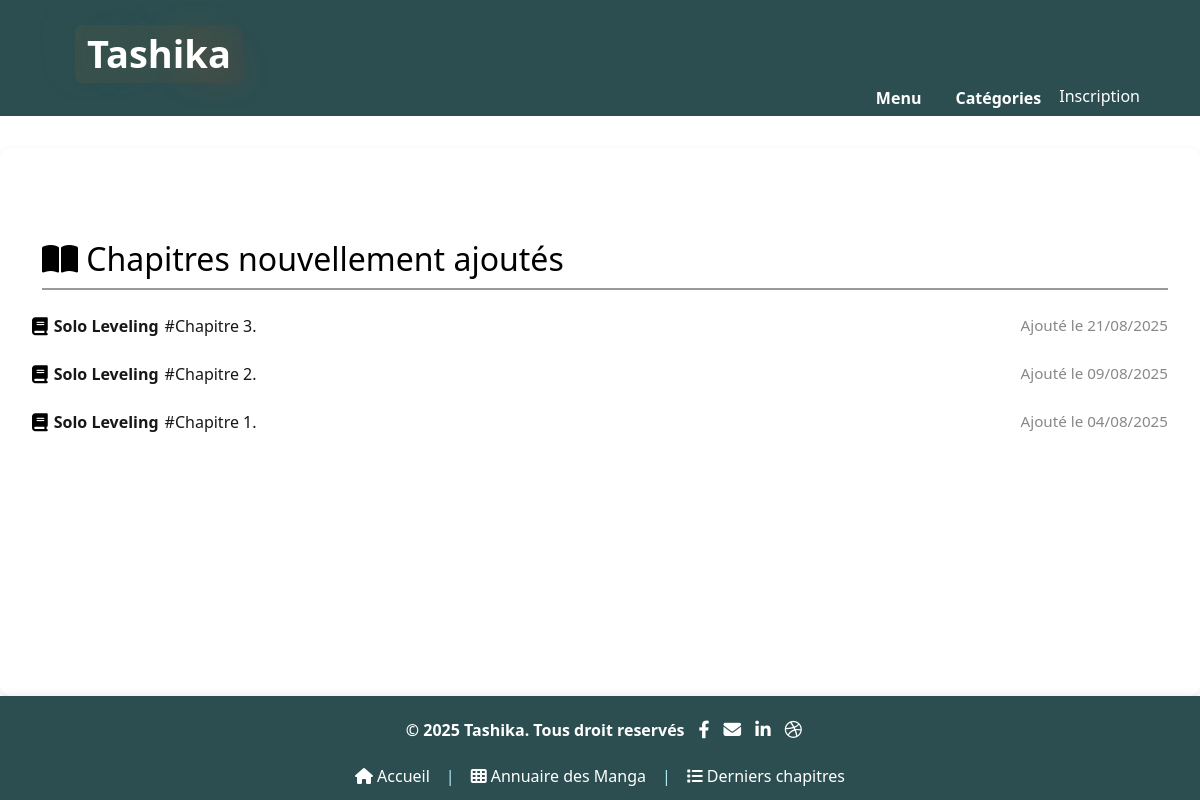
The app's page /derniers-chapitres with its own data.
### models.py (models this page shows)
class Manga(db.Model):
    id = db.Column(db.Integer, primary_key=True)
    name = db.Column(db.String(120), unique=True, nullable=False)
    author = db.Column(db.String(120))
    year = db.Column(db.String(4))
    category = db.Column(db.String(64))
    syllabus = db.Column(db.Text)
    cover_filename = db.Column(db.String(256))
    date_added = db.Column(db.Integer, default=lambda: int(time.time()))
    is_hot = db.Column(db.Boolean, default=False)
    is_new = db.Column(db.Boolean, default=False)
    is_top = db.Column(db.Boolean, default=False)
    views = db.Column(db.Integer, default=0)
    status = db.Column(db.String(20), default="En cours")
    chapters = db.relationship('Chapter', backref='manga', lazy=True)
    ratings = db.relationship('Rating', backref='manga', lazy=True)
    comments = db.relationship('Comment', backref='manga', lazy=True)
    favorites = db.relationship('Favorite', backref='manga', lazy=True)
    histories = db.relationship('ReadingHistory', lazy=True)

class Chapter(db.Model):
    id = db.Column(db.Integer, primary_key=True)
    manga_id = db.Column(db.Integer, db.ForeignKey('manga.id'), nullable=False)
    name = db.Column(db.String(128), nullable=False)
    date_added = db.Column(db.Integer)  # timestamp

### app.py (the view)
@app.route('/derniers-chapitres')
def derniers_chapitres():
    source = get_source()
    if source == "db":
        chapters_db = Chapter.query.order_by(Chapter.date_added.desc()).limit(8).all()
        recent_chapters = []
        manga_ids = [chap.manga_id for chap in chapters_db]
        mangas_dict = {m.id: m for m in Manga.query.filter(Manga.id.in_(manga_ids)).all()}
        for chap in chapters_db:
            manga = mangas_dict.get(chap.manga_id)
            recent_chapters.append({
                "manga_name": manga.name if manga else "",
                "chapter_folder": chap.name,
                "date_added": chap.date_added,
                "cover": get_cover_url(manga.name) if manga else url_for('static', filename='default-cover.jpg'),
                "chapter_title": chap.name,
                "is_hot": hasattr(manga, "nb_lectures_recent") and manga.nb_lectures_recent > 100,
                "is_new": (datetime.utcnow() - datetime.fromtimestamp(chap.date_added)).days < 7 if chap.date_added else False
            })
    else:
        recent_chapters = get_recent_chapters()
    return render_template('derniers_chapitres.html', recent_chapters=recent_chapters)

### app.py (called while the page is built, shortened)
def get_cover_url(manga_name):
    for ext in [".webp", ".jpg", ".jpeg", ".png"]:
        possible_path = os.path.join(MANGAS_DIR, manga_name, f"cover{ext}")
        if os.path.exists(possible_path):
            return url_for('serve_manga_file', manga=manga_name, filename=f"cover{ext}")
    return url_for('static', filename='default-cover.jpg')

@app.context_processor
def utility_processor():
    return dict(get_cover_url=get_cover_url)

@app.template_filter('datetimeformat')
def datetimeformat(value):
    if isinstance(value, (int, float)):
        return datetime.fromtimestamp(value).strftime('%d/%m/%Y')
    return value

@app.context_processor
def inject_categories():
    source = get_source()
    if source == "db":
        categories = sorted({m.category or "Autre" for m in Manga.query.all()})
    return dict(categories=categories)

def get_source():
    source = request.args.get("source")
    if source == "db":
        return "db"
    elif source == "fs":
        return "fs"
    return "db" if USE_DATABASE else "fs"

### templates/derniers_chapitres.html (shortened to what this page needs)
{% extends "base.html" %}
{% block content %}
<section class="manga-section">
    <h2 style="color: #000;">
        <span style="color: #000;">
            <i class="fas fa-book-open"></i>
        </span>
        Chapitres nouvellement ajoutés
    </h2>
    <ul class="recent-chapters-list" style="list-style: none; padding: 0;">
        {% if recent_chapters %}
            {% for chap in recent_chapters %}
                <li class="recent-chapter-row">
                    <div class="recent-chapter-main">
                        <i class="fa fa-book" style="color: #000; font-size: 18px;"></i>
                        <a href="{{ url_for('manga', manga_name=chap.manga_name) }}">
                            <span class="manga-name-hover">{{ chap.manga_name }}</span>
                        </a>
                        <a href="{{ url_for('reader', manga_name=chap.manga_name, chapter_name=chap.chapter_folder) }}">
                            <span class="chapter-name-hover">#{{ chap.chapter_folder }}.</span>
                        </a>
                    </div>
                    <span class="chapter-date">
                        Ajouté le {{ chap.date_added|datetimeformat }}
                    </span>
                </li>
            {% endfor %}
        {% else %}
            <li>Aucun chapitre récent trouvé.</li>
        {% endif %}
    </ul>
</section>
{% endblock %}

### templates/base.html (shortened to what this page needs)
<!DOCTYPE html>
<html lang="fr">
<head>
    <link rel="stylesheet" href="{{ url_for('static', filename='style.css') }}">
    <link rel="stylesheet" href="https://cdnjs.cloudflare.com/ajax/libs/font-awesome/6.4.0/css/all.min.css">
    <link rel="stylesheet" href="https://cdn.jsdelivr.net/npm/bootstrap@5.3.0/dist/css/bootstrap.min.css">
</head>
<body{% block body_class %}{% endblock %}>
    <header class="main-header">
        <a href="{{ url_for('index') }}" class="site-header" style="text-decoration: none; color: inherit; margin: 10px">
            <h1 class="flaming-title">Tashika</h1>
        </a>
            <div class="header-actions">
                <div class="dropdown">
                    <button class="menu-toggle-btn" id="header-menu-btn">Menu</button>
                </div>
                <div class="dropdown">
                    <button class="category-toggle-btn" id="header-category-btn">Catégories</button>
                </div>
                <div class="login-links">
                    {% if current_user.is_authenticated %}
                        <a href="{{ url_for('profile') }}" class="nav-link profile-link">
                            <i class="fa fa-user"></i> Mon profil
                        </a>
                        <a href="{{ url_for('logout') }}" class="nav-link logout-link"><i class="fas fa-sign-out-alt" style="color: inherit;"></i> Déconnexion</a>
                    {% else %}
                        <a href="{{ url_for('login') }}" class="nav-link register-link">Inscription</a>
                    {% endif %}
                </div>
    </header>
    <div class="main-content">
        {% block content %}{% endblock %}
        </div>
    <footer>
        <div class="footer-content-wrapper">
            <div class="footer-content">
                <div class="footer-left">
                    <span class="footer-brand">© 2025 Tashika. Tous droit reservés</span>
                    <a href="https://facebook.com/Tashika" target="_blank" class="footer-social" title="Facebook">
                        <i class="fab fa-facebook-f"></i>
                    </a>
                    <a href="/contact" class="footer-social" title="Contact">
                        <i class="fas fa-envelope"></i>
                    </a>
                    <a href="https://linkedin.com/Tashika" target="_blank" class="footer-social" title="LinkedIn">
                        <i class="fab fa-linkedin-in"></i>
                    </a>
                    <a href="https://dribbble.com/Tashika71" target="_blank" class="footer-social" title="Dribbble">
                        <i class="fab fa-dribbble"></i>
                    </a>
                </div>
                <div class="footer-links">
                    <a href="/"><i class="fas fa-home"></i> Accueil</a>
                    <span class="footer-sep">|</span>
                    <a href="/annuaire"><i class="fas fa-th"></i> Annuaire des Manga</a>
                    <span class="footer-sep">|</span>
                    <a href="{{ url_for('derniers_chapitres') }}"><i class="fas fa-list"></i> Derniers chapitres</a>
                </div>
            </div>
        </div>
    </footer>
</body>
</html>

### records on screen
Manga: manga_name "Solo Leveling" "Solo Leveling" "Solo Leveling"
Chapter: chapter_folder "Chapitre 3", date_added "21/08/2025"
Chapter: chapter_folder "Chapitre 2", date_added "09/08/2025"
Chapter: chapter_folder "Chapitre 1", date_added "04/08/2025"
